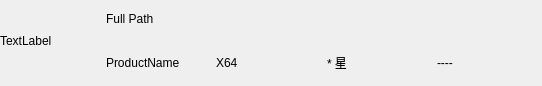
<?xml version="1.0" encoding="UTF-8"?>
<ui version="4.0">
 <class>ListWidgetItem</class>
 <widget class="QWidget" name="ListWidgetItem">
  <property name="geometry">
   <rect>
    <x>0</x>
    <y>0</y>
    <width>542</width>
    <height>86</height>
   </rect>
  </property>
  <property name="windowTitle">
   <string>Form</string>
  </property>
  <widget class="QWidget" name="horizontalLayoutWidget">
   <property name="geometry">
    <rect>
     <x>0</x>
     <y>0</y>
     <width>541</width>
     <height>81</height>
    </rect>
   </property>
   <layout class="QHBoxLayout" name="horizontalLayout">
    <item>
     <widget class="QLabel" name="map_l">
      <property name="sizePolicy">
       <sizepolicy hsizetype="Fixed" vsizetype="Fixed">
        <horstretch>0</horstretch>
        <verstretch>0</verstretch>
       </sizepolicy>
      </property>
      <property name="maximumSize">
       <size>
        <width>100</width>
        <height>100</height>
       </size>
      </property>
      <property name="text">
       <string>TextLabel</string>
      </property>
     </widget>
    </item>
    <item>
     <layout class="QVBoxLayout" name="verticalLayout">
      <item>
       <widget class="QLabel" name="label_fullpath">
        <property name="text">
         <string>Full Path</string>
        </property>
       </widget>
      </item>
      <item>
       <layout class="QHBoxLayout" name="horizontalLayout_2">
        <item>
         <widget class="QLabel" name="label_name">
          <property name="text">
           <string>ProductName</string>
          </property>
         </widget>
        </item>
        <item>
         <widget class="QLabel" name="label_arch">
          <property name="text">
           <string>X64</string>
          </property>
         </widget>
        </item>
        <item>
         <widget class="QLabel" name="label_5">
          <property name="text">
           <string>* 星</string>
          </property>
         </widget>
        </item>
        <item>
         <widget class="QLabel" name="label_status">
          <property name="text">
           <string>----</string>
          </property>
         </widget>
        </item>
       </layout>
      </item>
     </layout>
    </item>
   </layout>
  </widget>
 </widget>
 <resources/>
 <connections/>
</ui>
